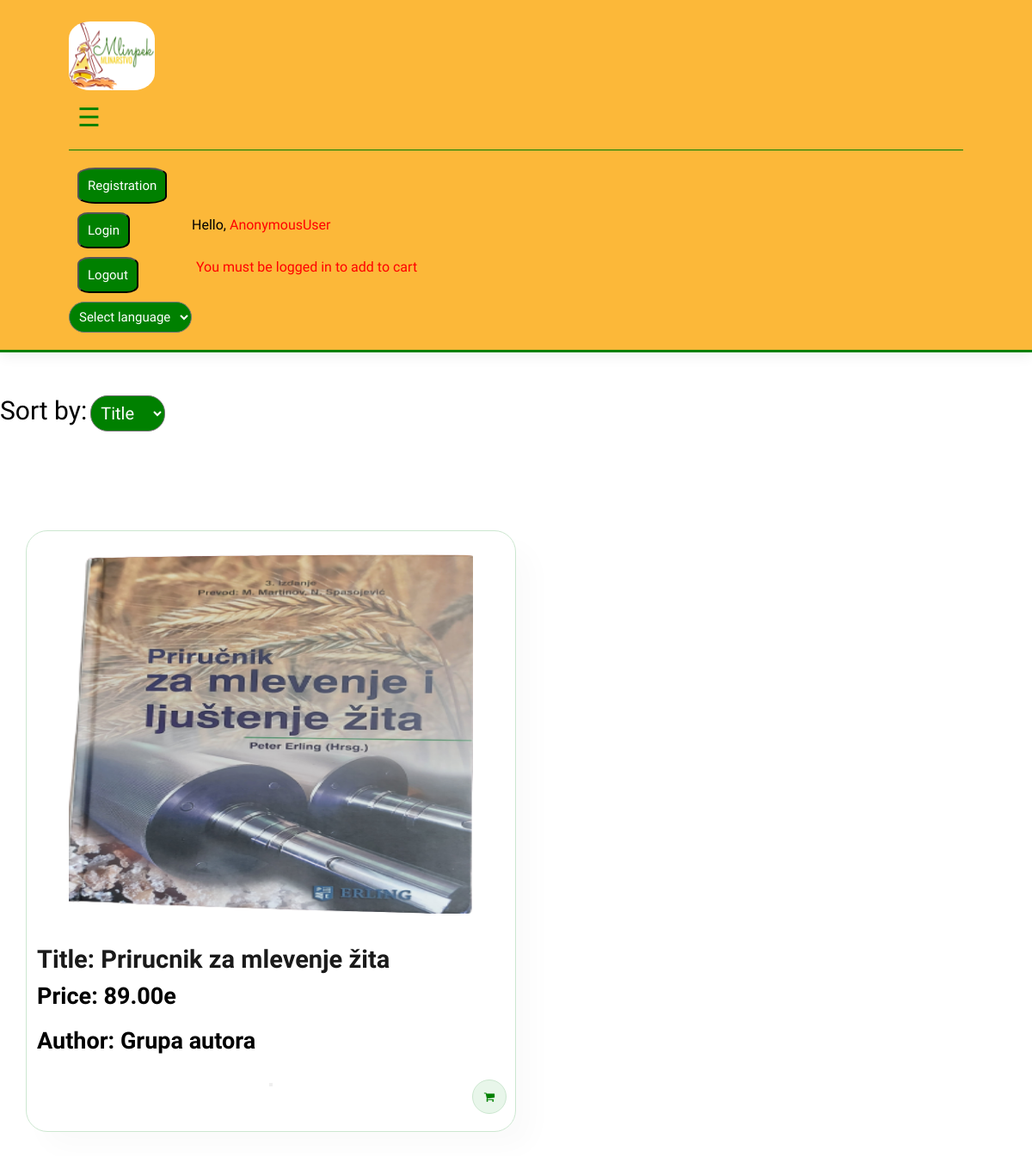
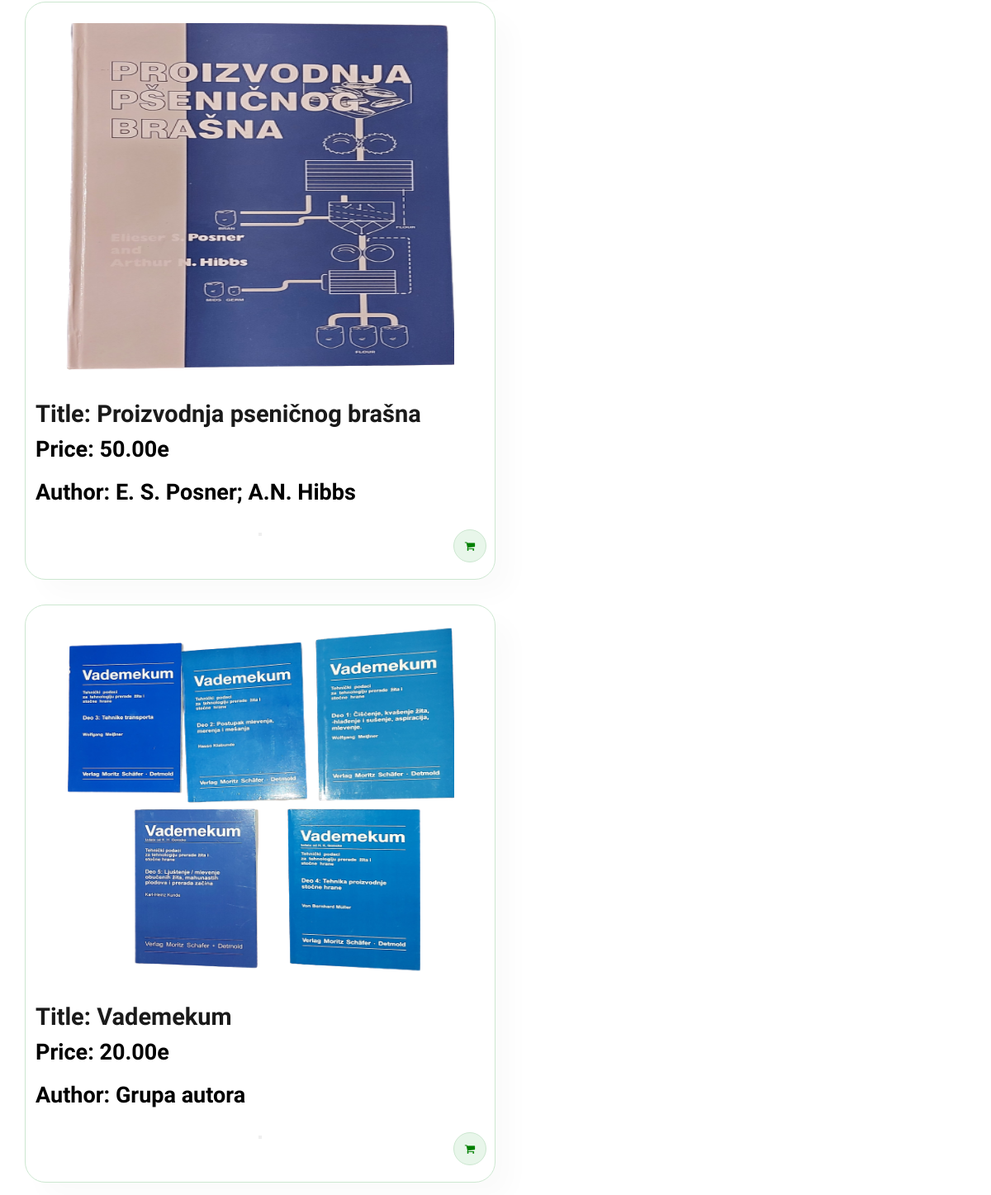
The page /en/trgovina/ on the database its author committed (2 pictures, top to bottom).
### store/models.py (models this page shows, shortened)
class Product(models.Model):
    name = models.CharField(max_length=200)
    author = models.CharField(max_length=200, null=True, blank=True)
    price = models.DecimalField(max_digits=7, decimal_places=2)
    instock = models.IntegerField(default=0, null=True, blank=True)
    description = models.CharField(max_length=1000, null=True, blank=True)
    image = models.ImageField(null=True, blank=True)
    @property
    def imageURL(self):
        try:
            url = self.image.url
        except:
            url = ''
        return url

### store/views.py (the view)
# urls.py: path('trgovina/', views.trgovina, name="trgovina"),
def trgovina(request):
    products = Product.objects.all()
    if request.user.is_authenticated:
        customer = Customer.objects.get(name=request.user.username)
        order, created = Order.objects.get_or_create(customer=customer, complete=False)
        items = order.orderitem_set.all()
        cartItems = order.get_cart_items
    else:
        messages.info(request, 'You must be logged in to add to cart')
        items = []
        order = {'get_cart_total': 0, 'get_cart_items': 0}
        cartItems = order['get_cart_items']
        redirect('/')
    sort_by = request.GET.get('sort_by', 'name')  # Podrazumevano sortiranje po nazivu
    if sort_by == 'name':
        products = Product.objects.all().order_by('name')
    elif sort_by == 'price':
        products = Product.objects.all().order_by('price')
    else:
        products = Product.objects.all()
    context = {'items': items, 'order': order,'cartItems': cartItems, 'products': products, 'sort_by': sort_by}
    return render(request, 'store/Trgovina.html', context)

### store/templates/store/Trgovina.html (shortened to what this page needs)
{% load static %}
{% load i18n %}
{% load compress %}
<!DOCTYPE html>
<html lang="en">
  <head>
    {% compress css %}
    <link
      rel="stylesheet"
      type="text/css"
      href="{% static 'style/main.css' %}"
    />
    {% endcompress %}
    <link
      rel="stylesheet"
      href="https://cdnjs.cloudflare.com/ajax/libs/font-awesome/4.7.0/css/font-awesome.min.css"
    />
  </head>
  <body>
    {% include 'store/navbar.html' %}
    <form method="get" action="" id='sortiraj'>
      <label for="sort_by">{%trans 'Sortiraj po:'%}</label>
      <select name="sort_by" id="sort_by" onchange="this.form.submit()">
          <option value="name" {% if sort_by == 'name' %}selected{% endif %}>
            {% trans 'Ime' %}
            </option>
      </select>
  </form>
    <section class="product1">
      {% for product in products %}
      <div class="pro-container">
        <div class="pro">
          <a href='{% url "trgovinaDetaljnije" product.id %}'>
          <img src="{{product.imageURL}}" width="350px" height="400px" alt="Milling book- Mlinpek mlinarstvo" />
          <div class="des">
            <h5>{% trans 'Naziv:' %} {{product.name}}</h5>
            <h4>{% trans 'Cena:' %} {{product.price|floatformat:2}}e</h4>
            <h4>{% trans 'Autor:' %} {{product.author}}</h4>
          </div>
          <button>
            <i
              class="fa fa-shopping-cart cart update-cart"
              data-product="{{product.id}}"
              data-action="add"
              onclick="updateToCart(event)"
            ></i>
          </button>
        </div>
        {% endfor %}
      </div>
    </section>
  </body>
</html>

### store/templates/store/navbar.html (shortened to what this page needs)
<!DOCTYPE html>
{% load static %}
{% load i18n %}
{% load compress %}
<html lang="en">
  <head>
    {% compress css %}
    <link
      rel="stylesheet"
      type="text/css"
      href="{% static 'style/main.css' %}"
    />
    {% endcompress %}
    <link
      rel="stylesheet"
      href="https://cdnjs.cloudflare.com/ajax/libs/font-awesome/4.7.0/css/font-awesome.min.css"
    />
  </head>
  <body>
    {% load static %}
    <section id="header">
      <div class="headerTop">
          <a href="{% url 'store' %}">
              <img src='{% static "images/logoMlinpek.png" %}' class="logo" alt='Logo Mlinpek Mlinarstvo'/>
          </a>
          <button class="hamburger" id="hamburger">
              &#9776;
          </button>
      </div>
      <div class="navbarDrugiRed">
          <section id="registerlogin">
              <button><a href='{% url "registerPage" %}'> {% trans 'Registracija' %} </a></button>
              <button><a href='{% url "loginPage" %}'>{% trans 'Prijava' %}</a></button>
              <button><a href="{% url 'logoutPage' %}">{% trans 'Odjava' %}</a></button>
              <form action="{% url 'set_language' %}" method="get" id='odabirJezika'>
                  <select name="language" onchange="this.form.submit()">
                      <option value="">{% trans 'Odabir jezika' %}</option>
                  </select>
              </form>
          </section>
          <div id='pozdrav'>
              {% trans "Pozdrav" %}, <span style="color: red">{{ request.user }}</span>
              {% for message in messages %}
              <p id="errors" style='padding-top: 30px;'>{{ message }}</p>
              {% endfor %}
          </div>
      </div>
  </section>
  </body>
</html>

### static/style/main.css (style rules this page uses)
* { margin: 0; padding: 0; box-sizing: border-box; font-family: 'League Spartan', sans-serif; }
html { scroll-behavior: smooth; }
body { width: 100%; }
.logo { width: 100px; height: 50px; background: white; border-radius: 25%; margin-top: 10px; }
#header { padding: 20px 80px; background: rgb(252, 184, 57); box-shadow: 0 5px 15px rgba(0, 0, 0, 0.06); z-index: 999; position: sticky; top: 0; left: 0; border-bottom: 3px solid green; display: flex; flex-direction: column; }
.headerTop { display: flex; justify-content: space-between; width: 100%; align-items: center; }
.logo { width: 150px; height: 100px; background: white; border-radius: 25%; margin-top: 10px; }
.hamburger { visibility: hidden; font-size: 30px; background: none; border: none; color: #1a1a1a; cursor: pointer; padding: 10px; }
.navbarDrugiRed { display: flex; justify-content: flex-end; align-items: center; width: 100%; margin-top: 10px; border-top: 1px solid green; padding-top: 10px; }
#registerlogin { display: flex; align-items: center; }
#registerlogin button { background-color: green; margin-left: 10px; margin-right: 10px; border-radius: 20%; padding: 10px; }
#registerlogin a { text-decoration: none; color: white; font-size: 20px; }
#odabirJezika select { font-size: 20px; padding: 7px; background-color: green; color: white; border-radius: 20px; }
#odabirJezika option { font-size: 20px; background-color: white; color: black; }
#errors { color: red; padding-left: 5px; }
#sortiraj { margin-top: 50px; }
#sortiraj label, select { font-size: 30px; }
#sortiraj select { font-size: 20px; padding: 7px; background-color: green; color: white; border-radius: 20px; }
#sortiraj select option { background: white; color: black; }
.product1 { text-align: center; margin-top: 100px; }
.product1 .pro-container { display: grid; grid-template-columns: repeat(3, 1fr); grid-column-gap: 0px; grid-row-gap: 0px; }
.product1 .pro { width: 570px; height: 700px; padding: 10px 12px; border: 1px solid #cce7d0; border-radius: 25px; cursor: pointer; box-shadow: 20px 20px 30px rgba(0, 0, 0, 0.02); margin: 15px 30px; transition: 0.2s ease; position: relative; }
.product1 .pro img { border-radius: 20px; width: 500px; height: 450px; padding: 15px; }
.product1 .pro a { text-decoration: none; color: black; }
.product1 .pro .des { text-align: start; padding: 10px 0; }
.product1 .pro .des h5 { padding-top: 7px; color: #1a1a1a; font-size: 29px; }
.product1 .pro .des h4 { padding-top: 7px; font-size: 27px; font-weight: 700; padding: 10px 0; }
.product1 .pro .cart { width: 40px; height: 40px; line-height: 40px; border-radius: 50px; background-color: #e8f6ea; font-weight: 500; color: green; border: 1px solid #cce7d0; position: absolute; bottom: 20px; right: 10px; }
@media (max-width: 1300px) { .hamburger { display: block; font-size: 30px; background: none; border: none; color: green; cursor: pointer; padding: 10px; visibility: visible; } }
@media (max-width: 1300px) { .headerTop { flex-direction: column; align-items: flex-start; } }
@media (max-width: 1300px) { .logo { width: 100px; height: 80px; margin-top: 5px; } }
@media (max-width: 1300px) { .navbarDrugiRed button { margin: 10px 0; display: block; } }
@media (max-width: 1300px) { .navbarDrugiRed #registerlogin button a, #odabirJezika select { font-size: 15px; } }
@media (max-width: 1300px) { .navbarDrugiRed #registerlogin { display: block; } }
@media (max-width: 1300px) { .navbarDrugiRed { justify-content: flex-start; } }
@media (max-width: 1300px) { .product1 .pro-container { width: 100%; display: flex; flex-wrap: wrap; } }

### rows shown on the page
Product: imageURL (picture), name "Prirucnik za mlevenje žita", price "89.00", author "Grupa autora"
Product: imageURL (picture), name "Proizvodnja pseničnog brašna", price "50.00", author "E. S. Posner; A.N. Hibbs"
Product: imageURL (picture), name "Vademekum", price "20.00", author "Grupa autora"

### other values the page prints
{{ request.user }} "AnonymousUser"
{{ message }} "You must be logged in to add to cart"
